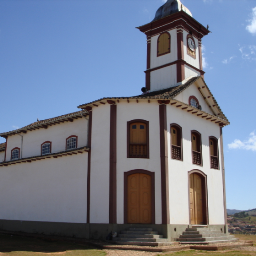
#> input picture utils/example_images/serro.bmp, 256 x 256 px
$ python example_matplotlib-2.py
#> lines starting #> are read from the running program, lines starting #| are printed output that depends on the picture; after the words box and inside, x2 and y2 are one past the last pixel; in counts of white or black regions, pixels touching at a corner belong together
import matplotlib.pyplot as plt
import os

image_path = os.path.join(os.path.dirname(__file__), '..', '..', 'utils', 'example_images', 'serro.bmp')

A = plt.imread(image_path)
#> A is the input picture: shape (256, 256, 3); mean R, G, B 114.5, 123.1, 141.5
plt.imshow(A)
plt.title("Imagem exibida com plt.imread()")
plt.axis('on')
plt.show()

print(A.shape)
#| (256, 256, 3)
print(A[90:100,90:100,0])
#| [[129 127 129 128 128 129 131 129 130 130]
#|  [129 129 129 130 130 129 131 130 130 130]
#|  [130 131 128 130 131 131 130 131 132 131]
#|  [132 131 130 132 132 131 130 131 131 130]
#|  [131 131 130 131 131 132 131 131 131 132]
#|  [131 131 131 133 130 131 131 130 132 132]
#|  [131 132 132 133 131 131 133 132 132 131]
#|  [129 131 133 131 132 133 134 134 132 133]
#|  [131 132 133 132 132 133 132 134 133 133]
#|  [132 132 133 133 133 131 132 127  66  77]]

A=A.copy()
A[100:150,100:150,:]=0
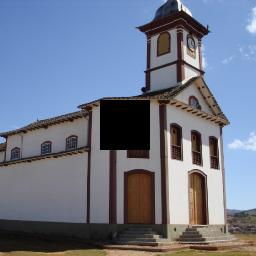
#> A: shape (256, 256, 3); 3.81% of pixels changed, all inside (x1, y1, x2, y2) = (100, 100, 150, 150)
plt.imshow(A)
